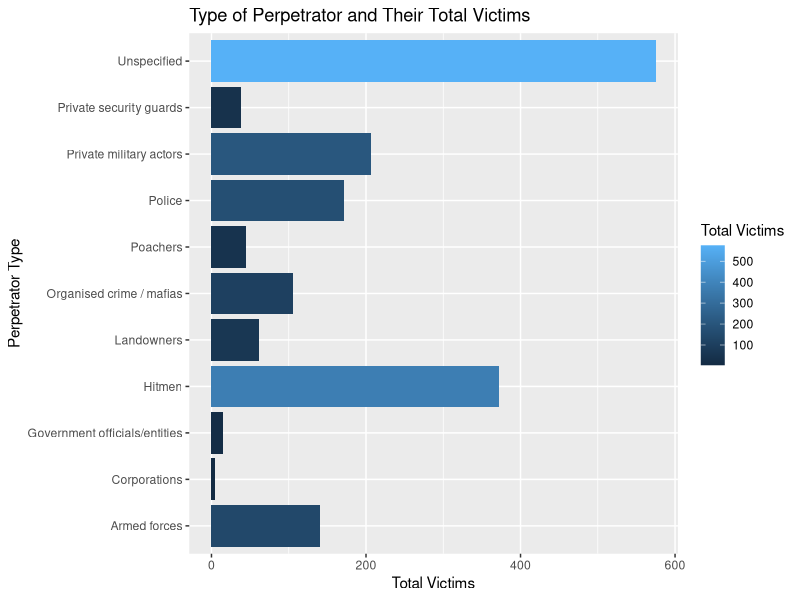

Write the R code that produced this figure.
library("ggplot2")
library("tidyverse")
library("dplyr")
library("RColorBrewer")

#This data includes the amount of the type of perpetrators that led to the deaths of victims.
#It is included to let us know what type of perpetrators that led to the downfall of victims
#and if there is a correlation on the type.

gw_data <- read.csv("global_witness_led_22-09-22.csv", stringsAsFactors = FALSE)

perp_victems <- gw_data %>% 
  group_by(perpetrator_type) %>% 
  summarize(total_victims = sum(number_of_victims, na.rm = TRUE))

ggplot(perp_victems, aes(x = perpetrator_type, y = total_victims, fill = total_victims )) +
  labs(title = "Type of Perpetrator and Their Total Victims",
       x = "Perpetrator Type",
       y = "Total Victims",
       fill = "Total Victims") +
  geom_bar(stat = "identity") +
  coord_flip()

#The data reveals that corporations have the smallest amount of victems and that (besides unknown)
#hitman have led to the most amount of victims. 

